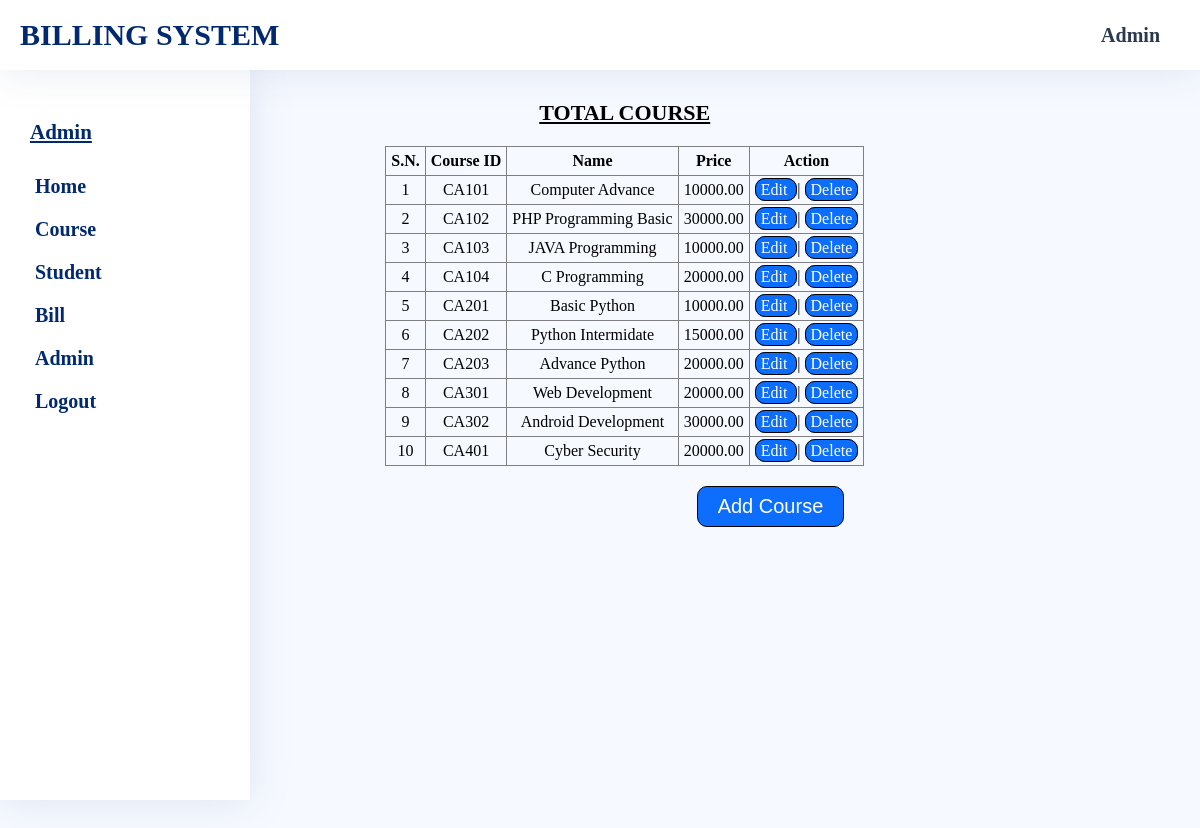
The page /admin/course-list.php (signed in) on the database its author committed.
### tables this page shows
CREATE TABLE `CourseInfo` (
  `cid` varchar(15) NOT NULL,
  `cname` varchar(200) NOT NULL,
  `price` decimal(10,2) NOT NULL
);

### admin/course-list.php (the view, shortened to what this page needs)
<?php
    include_once "head.php";
?>
        <link rel="stylesheet" href="../assets/css/admin/common-style.css">
        <link rel="stylesheet" href="../assets/css/admin/student-list.css">
        <link rel="stylesheet" href="../assets/css/admin/message.css">
        <link rel="stylesheet" href="../assets/css/admin/ButtonDesign.css">
</head>
<?php
    include_once "sidebar.php";
?>
        <section class="student-list-container main-container">
            <div class="student-list">
                <h3>Total Course</h3>
                <table border="1">
                    <thead>
                        <tr>
                            <th>S.N.</th>
                            <th>Course ID</th>
                            <th>Name</th>
                            <th>Price</th>
                            <th>Action</th>
                        </tr>
                    </thead>
                    <tbody>
                        <?php
                            $read= "SELECT * FROM CourseInfo ORDER BY cid;";
                            if ($result=$con->query($read)) {
                                $num=0;
                                while ($row=$result->fetch_assoc()){
                                    $num++;
                                    $disp="<tr><td>$num</td>
                                    <td>".$row['cid']."</td>
                                    <td>".$row['cname']."</td>
                                    <td>".$row['price']."</td>
                                    <td><a href='edit-course.php?cid=".$row['cid']."'> Edit </a> | <a href='delete-course.php?cid=".$row['cid']."' onclick='return Check()'>Delete</a></td>";
                                    echo $disp;
                                }
                            }else{
                                echo "Error";
                            }
                        ?>
                    </tbody>
                </table>
                <div class="btn-wrapper">
                    <button><a href="add-course.php">Add Course</a></button>
                </div>
            </div>
        </section>
    </main>
</body>
</html>

### assets/css/admin/common-style.css (style rules this page uses)
* { margin: 0; padding: 0; box-sizing: border-box; }
body { background-color: #f6f9ff; }
.main-container { min-height: 100vh; margin: 70px 0 0 260px; padding: 20px; }

### assets/css/admin/student-list.css (style rules this page uses)
.student-list-container { display: flex; justify-content: center; }
.student-list { overflow-x: scroll; }
.student-list h3 { margin: 10px 0 20px; font-size: 22px; text-decoration: underline; text-transform: uppercase; text-align: center; }
.student-list table { border-collapse: collapse; padding: 10px; text-align: center; }
.student-list table tr { margin: 10px; }
.student-list table tr td,th { padding: 5px; }
.student-list table tr td a { text-decoration: none; background: #0d6efd; color: #fff; font-weight: 400; padding: 2px 5px; border: 1px solid #000; border-radius: 10px; }

### assets/css/admin/ButtonDesign.css (style rules this page uses)
.btn-wrapper { margin: 20px 0; text-align:right; }
.btn-wrapper button { margin-right:20px; background: #0d6efd; color:#fff; font-size: 20px; font-weight: 400; padding: 8px 20px; border: 1px solid #000; border-radius: 10px; cursor: pointer; transition: all .5s linear; }
button a { text-decoration:none; color:#fff; }

### rows shown on the page
courseinfo: cid "CA101", cname "Computer Advance", price "10000.00"
courseinfo: cid "CA102", cname "PHP Programming Basic", price "30000.00"
courseinfo: cid "CA103", cname "JAVA Programming", price "10000.00"
courseinfo: cid "CA104", cname "C Programming", price "20000.00"
courseinfo: cid "CA201", cname "Basic Python", price "10000.00"
courseinfo: cid "CA202", cname "Python Intermidate", price "15000.00"
courseinfo: cid "CA203", cname "Advance Python", price "20000.00"
courseinfo: cid "CA301", cname "Web Development", price "20000.00"
courseinfo: cid "CA302", cname "Android Development", price "30000.00"
courseinfo: cid "CA401", cname "Cyber Security", price "20000.00"

### other values the page prints
$_SESSION['adminfullname'] "Admin"
